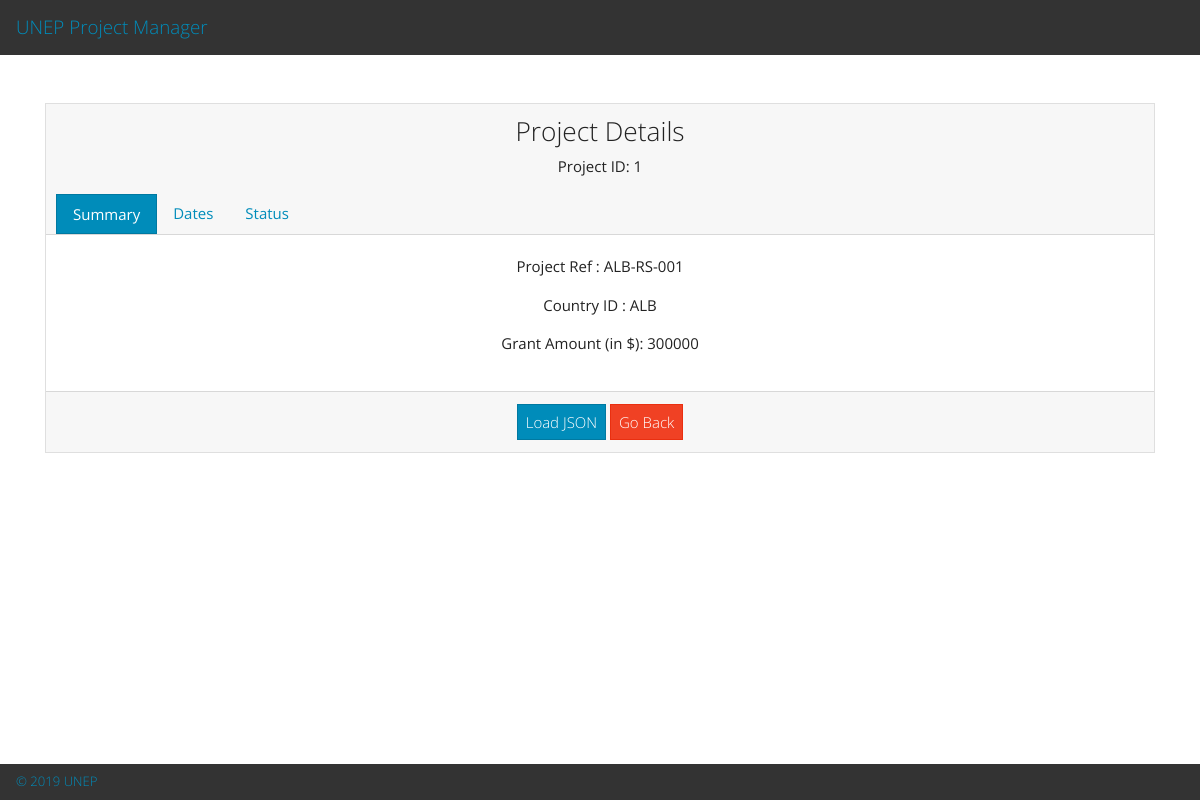
/welcome/view/1, run on the app's committed database.
### tables this page shows
CREATE TABLE `projects_table` (
  `project_id` int(50) NOT NULL,
  `project_ref` varchar(100) DEFAULT NULL,
  `country_id` varchar(10) DEFAULT NULL,
  `grant_amount` int(25) DEFAULT NULL,
  `dates_from_gcf` date DEFAULT NULL,
  `start_date` date DEFAULT NULL,
  `end_date` date DEFAULT NULL,
  `duration` int(10) DEFAULT NULL,
  `readiness_type` varchar(100) DEFAULT NULL,
  `first_disbursment` float(25,2) DEFAULT NULL,
  `status` varchar(50) DEFAULT NULL
);

### application/core/MY_Loader.php (called while the page is built, shortened)
<?php
Class MY_Loader extends CI_Loader {
	public function __construct() {
		$this->ci = &get_instance();
	}
	public function view($view, $vars = array(), $return = FALSE) {
		$format = $this->ci->input->get('format');
		if($format == 'json') {
			$this->ci->_json_array[$view] = $vars;
			$this->ci->output
				->set_output(json_encode($this->ci->_json_array, JSON_NUMERIC_CHECK));
		}
		else {
			parent::view($view, $vars, $return);
		}
	}
}
?>

### application/controllers/Welcome.php (called while the page is built, shortened)
<?php
class Welcome extends CI_Controller {
	public function view($project_id){
		$this->load->model('queries');
		$project = $this->queries->getSingleProjects($project_id);
		$this->load->view('view', ['project'=>$project]);
	}
}

### index.php (called while the page is built, shortened)
<?php
require_once BASEPATH.'core/CodeIgniter.php';

### application/models/queries.php (called while the page is built, shortened)
<?php
    class queries extends CI_Model{
        public function getSingleProjects($project_id){
            $query = $this->db->get_where('projects_table', array('project_id' => $project_id));
            if ($query->num_rows() > 0 ){
                return $query->row();
            }
        }
    }
?>

### application/views/view.php (the view, shortened to what this page needs)
<?php include_once('header.php'); ?>
<div class="container">
    <div class="card text-center mt-5">
        <div class="card-header">
            <h3>Project Details</h3>
            <p>Project ID: <?php echo $project->project_id;?></p>
            <ul class="nav nav-pills card-header-tabs">
              <li class="nav-item">
                <a class="nav-link active" data-toggle="pill" id="info-tab" href="#home">Summary</a>
              </li>
              <li class="nav-item">
                <a class="nav-link" data-toggle="pill" id="dates-tab" href="#dates">Dates</a>
              </li>
              <li class="nav-item">
                <a class="nav-link" data-toggle="pill" id="other-tab" href="#other">Status</a>
              </li>
            </ul>
          </div>
          <div class="card-body">
            <div class="tab-content">
              <div class="tab-pane active" id="home" role="tabpanel" aria-labelledby="info-tab">
                <p>Project Ref : <?php echo $project->project_ref;?></p>
                <p>Country ID : <?php echo $project->country_id;?></p>
                <p>Grant Amount (in $): <?php echo $project->grant_amount;?></p>
              </div>
            </div>
        </div>
        <div class="card-footer text-muted">
            <a class='btn btn-primary' href="<?php echo $_SERVER['PHP_SELF']?>?format=json">Load JSON</a>
            <?php echo anchor('welcome', 'Go Back', ['class'=>'btn btn-danger']);?>
        </div>
      </div>
    </div>
<?php include_once('footer.php'); ?>

### data on the page
projects_table: project_id "1", project_ref "ALB-RS-001", country "ALB", grant_amount "300000"

### other printed values
anchor('welcome', 'Go Back', ['class'=>'btn btn-danger']) "Go Back"
